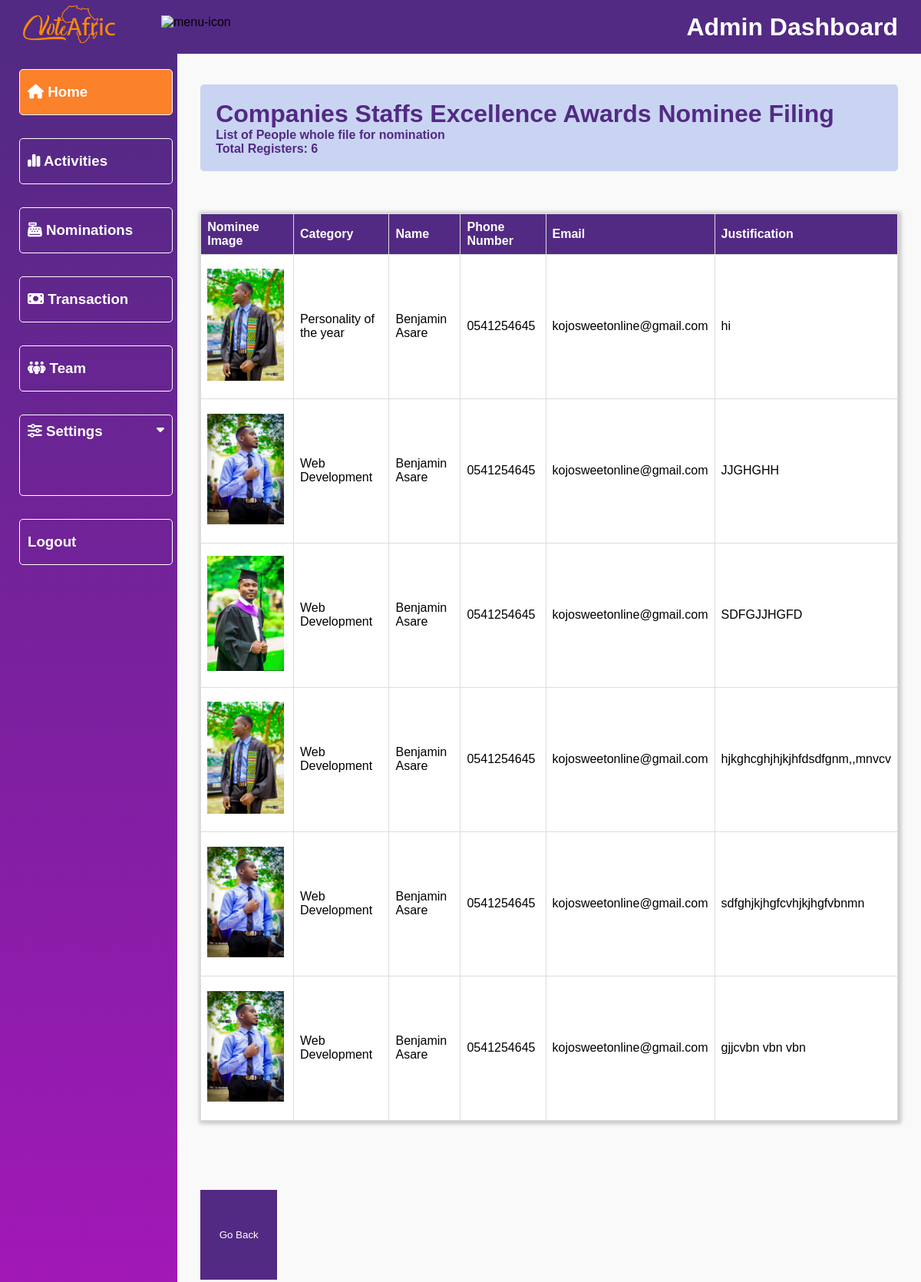
The app's page /dashboard/registration-nominee/companiesstaffsexcellenceawards2024/ with its own data.
### vote/models.py (models this page shows, shortened)
class Category(models.Model):
    award = models.CharField(max_length=100)
    title = models.CharField(max_length=100, null=True)
    image = models.ImageField(upload_to="category")
    slug = models.SlugField(unique=True)
    date_added = models.DateTimeField('date added', null=True)
    end_date = models.DateTimeField('end date', null=True)
    class Meta:
        verbose_name_plural = "categories"
        ordering = ('-date_added',)
    def __str__(self):
        return self.award

### register/models.py (models this page shows, shortened)
class Register(models.Model):
    award = models.ForeignKey(Category, on_delete=models.CASCADE, null=True)
    image = models.ImageField(default='profile.png', upload_to='register_img')
    category = models.CharField(max_length=100)
    name = models.CharField(max_length=225)
    phone = models.CharField(max_length=10)
    email = models.EmailField(null=True)
    content = models.TextField(null=True)
    date_registered = models.DateTimeField(default=timezone.now)
    class Meta:
        verbose_name_plural = "register"

### dashboard/views.py (the view)
# urls.py: path('registration-nominee/<slug:register_slug>/', views.registration_nominee, name='registration_nominee'),
def registration_nominee(request, register_slug):
    award = None
    registers = Register.objects.all()
    if register_slug:
        award = get_object_or_404(Category, slug=register_slug)
        registers = registers.filter(award=award)
        register_count = registers.filter(award=award).count()
    context = {
        'award': award,
        'registers': registers,
        'register_count': register_count,
        'title': 'adminPage'
    }
    return render(request, 'dashboard/registration-nominee.html', context)

### dashboard/templates/dashboard/registration-nominee.html (shortened to what this page needs)
{% extends 'dashboard/base.html' %}
{% load static %}
{% block content %}
        <div class="main">
            <div class="list-of-registered-nominee">
                <div class="heading">
                    <h1>{{ award }} Nominee Filing</h1>
                    <p>List of People whole file for nomination</p>
                    <p>Total Registers: {{ register_count }}</p>
                </div>
                <div class="list-of-nominees-container">
                    <div class="table-container">
                        <table>
                            <thead>
                                <tr>
                                    <th>Nominee Image</th>
                                    <th>Category</th>
                                    <th>Name</th>
                                    <th>Phone Number</th>
                                    <th>Email</th>
                                    <th>Justification</th>
                                </tr>
                            </thead>
                            {% for r in registers %}
                            <tbody>
                                <tr>
                                    <td> <img src="{{ r.image.url }}" alt="geima">
                                    </td>
                                    <td>{{ r.category }}</td>
                                    <td>{{ r.name }}</td>
                                    <td>{{ r.phone }}</td>
                                    <td>{{ r.email }}</td>
                                    <td>{{ r.content }}</td>
                                </tr>
                            </tbody>
                            {% endfor %}
                        </table>
                    </div>
                </div>
                <div class="back-button">
                    <a href="{% url 'registration' %}">
                        <button>Go Back</button>
                    </a>
                </div>
            </div>
        </div>
    </div>
{% endblock %}

### vote/static/vote/admin.css (style rules this page uses)
* { margin: 0; padding: 0; box-sizing: border-box; font-family: "Poppins", sans-serif; list-style: none; text-decoration: none; }
:root { --background-color1: #fafaff; --background-color2: #ffffff; --background-color3: #ededed; --background-color4: #afc0f0a4; --primary-color: #4b49ac; --secondary-color: #0c007d; --Border-color: #3f0097; --one-use-color: #3f0097; --two-use-color: #5500cb; --red: #E31C25; --blue: #092347; --white: #fff; --blue: #011f4a; --voiletColor: #522a83; --orangeColor: #fb812b; --whiteColor: #fff; }
body { max-width: 100%; overflow-x: hidden; background-color: #f9f9f9; }
.heading { background-color: var(--background-color4); padding: 20px; border-radius: 5px; margin-bottom: 1%; color: var(--voiletColor); font-weight: 900; }
.main { height: calc(100vh - 70px); width: 100%; overflow-y: scroll; overflow-x: hidden; padding: 40px 30px 30px 30px; }
.list-of-nominees-container { display: flex; flex-wrap: wrap; justify-content: space-between; align-items: center; gap: 2rem; padding: 5% 0; }
.table-container { width: 100%; max-width: 100%; flex-grow: 1; flex-basis: 0; box-shadow: 2px 1px 5px 3px rgba(0, 0, 0, 0.1); }
.table-container img { width: 100px; height: 10vh; object-fit: contain; }
table { width: 100%; border-collapse: collapse; background-color: var(--white); box-shadow: 1px 1px 5px 3px rgba(0, 0, 0, 0.1); }
table th, table td { border: 1px solid #ddd; padding: 8px; text-align: left; }
table th { background-color: var(--voiletColor); color: var(--white); }
.back-button { margin: 5% 0; }
.back-button button { background-color: var(--voiletColor); width: 100px; height: 7vh; cursor: pointer; color: var(--white); border: none; }

### records on screen
Category: award "Companies Staffs Excellence Awards"
Register: image (picture), category "Personality of the year", name "Benjamin Asare", phone "0541254645", email "kojosweetonline@gmail.com", content "hi"
Register: image (picture), category "Web Development", name "Benjamin Asare", phone "0541254645", email "kojosweetonline@gmail.com", content "JJGHGHH"
Register: image (picture), category "Web Development", name "Benjamin Asare", phone "0541254645", email "kojosweetonline@gmail.com", content "SDFGJJHGFD"
Register: image (picture), category "Web Development", name "Benjamin Asare", phone "0541254645", email "kojosweetonline@gmail.com", content "hjkghcghjhjkjhfdsdfgnm,,mnvcv"
Register: image (picture), category "Web Development", name "Benjamin Asare", phone "0541254645", email "kojosweetonline@gmail.com", content "sdfghjkjhgfcvhjkjhgfvbnmn"
Register: image (picture), category "Web Development", name "Benjamin Asare", phone "0541254645", email "kojosweetonline@gmail.com", content "gjjcvbn vbn vbn"

### other values on screen
{{ register_count }} "6"
